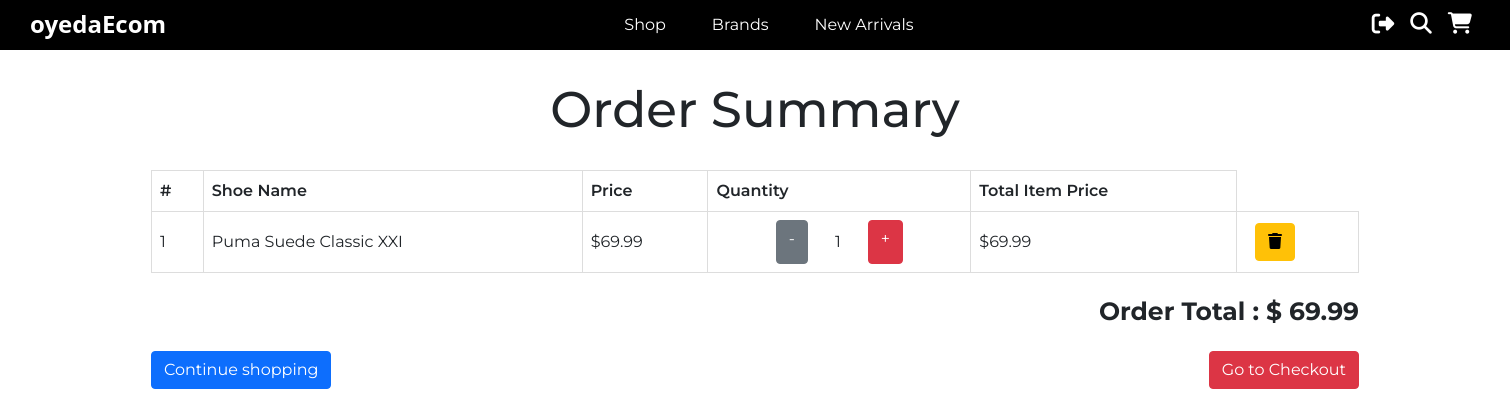
The app's page /order-summary/ (signed in), older data.
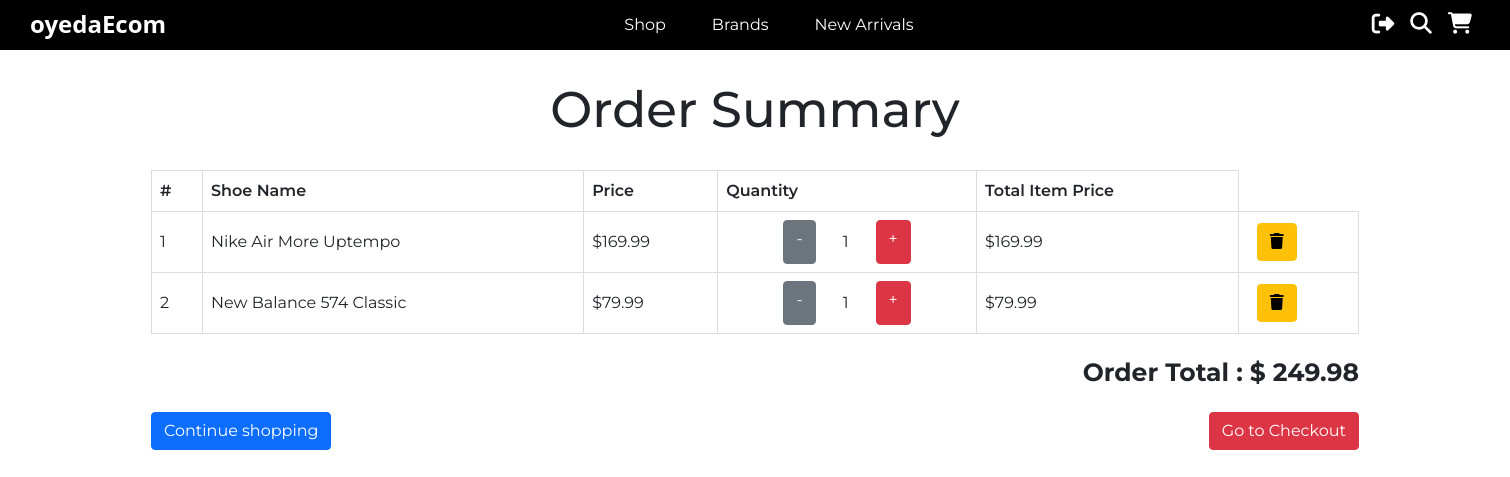
The same page, newer data.
### oyeda/models.py (models this page shows, shortened)
class OrderedItem(models.Model):
    item = models.ForeignKey(Shoe, on_delete=models.CASCADE, null=True)
    quantity = models.IntegerField(default=1)
    ordered = models.BooleanField(default=False)
    def __str__(self):
        return f"Item: {self.item.name} - Quantity: {self.quantity}"
    def generate_total_price_for_item(self):
        quantity = self.quantity
        price = self.item.price
        item_price = quantity * price
        return item_price

class Shoe(models.Model):
    name = models.CharField(max_length=100)
    price = models.FloatField()
    description = models.TextField()
    brand = models.ForeignKey(Brand, on_delete=models.CASCADE, null=True)
    image = models.ImageField()
    slug = models.SlugField()
    new_arrival = models.BooleanField(default=False)
    brand_slug = models.CharField(choices=brand_slug_choices, default='nike', max_length=20)

class OrderList(models.Model):
    user = models.ForeignKey(get_user_model(), on_delete=models.CASCADE)
    items = models.ManyToManyField(OrderedItem, null=True)
    ordered = models.BooleanField(default=False)
    shipping_address = models.ForeignKey(ShippingAddress, on_delete=models.CASCADE, null=True)
    billing_address = models.ForeignKey(BillingAddress, on_delete=models.CASCADE, null=True)
    payment = models.ForeignKey(Payment, on_delete=models.CASCADE, null=True)
    def get_total_price(self):
        total = 0
        for item in self.items.all():
            total += item.generate_total_price_for_item()
        return total

### oyeda/views.py (the view)
# urls.py: path('order-summary/', views.OrderSummary.as_view(), name='order-summary'),
class OrderSummary(LoginRequiredMixin, View):
    login_url = '/'
    redirect_field_name = 'redirect_to'
    def get(self, request):
        try:
            order = OrderList.objects.get(user=request.user, ordered=False)
            context = {
                'order' : order
            }
            print(order.items.all())
            return render(request, 'order-summary.html', context)
        except ObjectDoesNotExist:
            print("Nope...")
            return redirect('/')

### templates/order-summary.html (shortened to what this page needs)
{% extends 'base.html' %}
{% block content %}
    <h1 style="text-align: center; padding: 15px; margin: 15px; font-size: 50px;">Order Summary</h1>
    <div style="display: flex; justify-content: center; width: 100%">
        <table>
            <thead>
                <tr>
                    <th>#</th>
                    <th>Shoe Name</th>
                    <th>Price</th>
                    <th>Quantity</th>
                    <th>Total Item Price</th>
                </tr>
            </thead>
        {% for order in order.items.all %}
            <tr>
                <td>{{ forloop.counter }}</td>
                <td>{{ order.item.name }}</td>
                <td>${{ order.item.price|floatformat:2 }}</td>
                <td>
                    <div style="display: flex; justify-content: center;">
                        <a href="{% url 'oyeda:remove-from-cart' order.item.slug %}" class="btn btn-secondary">-</a>
                            <div style="width: 60px; padding: 10px 0px 10px 0px; text-align: center;">{{ order.quantity }}</div>
                        <a href="{% url 'oyeda:add-to-cart' order.item.slug %}" class="btn btn-danger">+</a>
                    </div>
                </td>
                <td>${{ order.generate_total_price_for_item|floatformat:2 }}</td>
                <td><a href="{% url 'oyeda:remove-entire-item' order.item.slug %}" style="margin-left: 10px;" class="btn btn-warning"><i class="fas fa-trash"></i></a></td>
            </tr>
        {% endfor %}
        </table>
    </div>
    <div style="font-size: 25px; font-weight: bolder; width: 80%; margin: 20px 10% 20px 10%; text-align: right;">
        Order Total : $ {{ order.get_total_price|floatformat:2 }}
    </div>
    <div style="font-weight: bolder; width: 80%; margin: 20px 10% 20px 10%;">
        <a style="float: left;" class="btn btn-primary" href="{% url 'oyeda:products' %}">Continue shopping</a>
        <a style="float: right;" class="btn btn-danger" href="{% url 'oyeda:checkout' %}">Go to Checkout</a>
    </div>
{% endblock %}

Row changes from the older to the newer data that the page shows:
removed OrderedItem: item.name "Puma Suede Classic XXI", item.price "69.99", quantity "1", generate_total_price_for_item "69.99"
added OrderedItem: item.name "Nike Air More Uptempo", item.price "169.99", quantity "1", generate_total_price_for_item "169.99"
added OrderedItem: item.name "New Balance 574 Classic", item.price "79.99", quantity "1", generate_total_price_for_item "79.99"
computed for OrderList: get_total_price "69.99" → "249.98"
